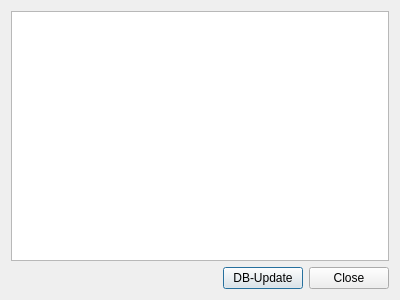
<?xml version="1.0" encoding="UTF-8"?>
<ui version="4.0">
 <author>Dr. Horst Düster</author>
 <class>DbVersionCheck</class>
 <widget class="QDialog" name="DbVersionCheck">
  <property name="geometry">
   <rect>
    <x>0</x>
    <y>0</y>
    <width>400</width>
    <height>300</height>
   </rect>
  </property>
  <property name="windowTitle">
   <string>Dialog</string>
  </property>
  <property name="modal">
   <bool>true</bool>
  </property>
  <layout class="QGridLayout" name="gridLayout">
   <item row="0" column="0">
    <widget class="QTextEdit" name="messageTextEdit"/>
   </item>
   <item row="1" column="0">
    <layout class="QHBoxLayout" name="horizontalLayout_2">
     <item>
      <spacer name="horizontalSpacer">
       <property name="orientation">
        <enum>Qt::Horizontal</enum>
       </property>
       <property name="sizeHint" stdset="0">
        <size>
         <width>40</width>
         <height>20</height>
        </size>
       </property>
      </spacer>
     </item>
     <item>
      <layout class="QHBoxLayout" name="horizontalLayout">
       <item>
        <widget class="QPushButton" name="btnUpdate">
         <property name="text">
          <string>DB-Update</string>
         </property>
        </widget>
       </item>
       <item>
        <widget class="QPushButton" name="btnClose">
         <property name="text">
          <string>Close</string>
         </property>
         <property name="shortcut">
          <string>Ctrl+S</string>
         </property>
        </widget>
       </item>
      </layout>
     </item>
    </layout>
   </item>
  </layout>
 </widget>
 <resources/>
 <connections/>
</ui>
